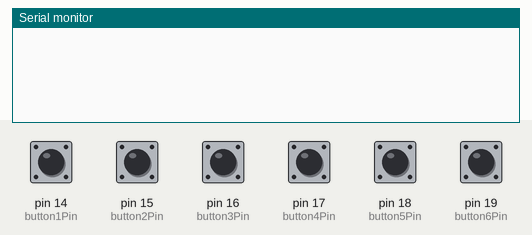
Recording of a sketch running on a simulated Arduino Uno, built with avr-gcc and run on an emulated ATmega328P. On the bench: the last lines printed to the serial monitor. Inputs (shaded band) come from the test bench; at power-on: pin 14 (button1Pin), pin 15 (button2Pin), pin 16 (button3Pin), pin 17 (button4Pin), pin 18 (button5Pin), pin 19 (button6Pin) LOW.

Above: at 1.2 s.
1.3 s: pin 14 (button1Pin) pulled HIGH for 0.15 s
At 2.6 s:
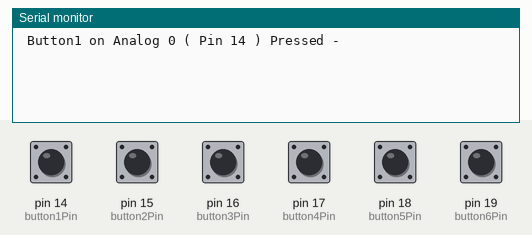
2.9 s: pin 15 (button2Pin) pulled HIGH for 0.15 s
At 4.2 s:
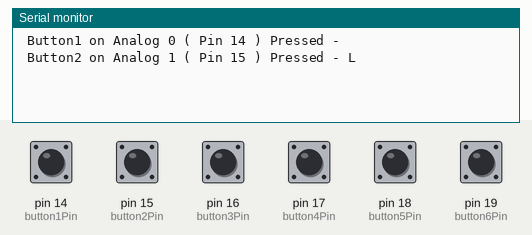
4.5 s: pin 16 (button3Pin) pulled HIGH for 0.15 s
At 5.4 s:
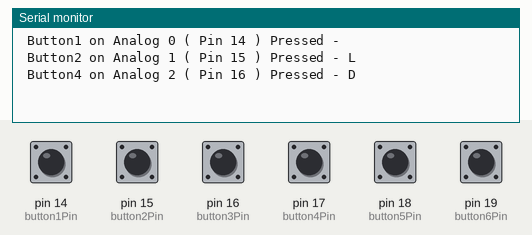
6.1 s: pin 17 (button4Pin) pulled HIGH for 0.15 s
At 6.7 s:
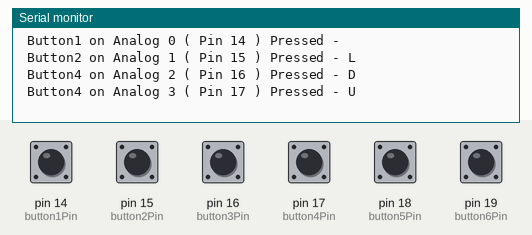
7.7 s: pin 18 (button5Pin) pulled HIGH for 0.15 s
At 9.0 s:
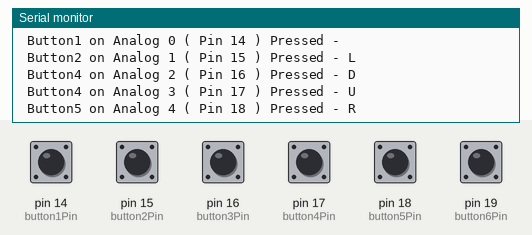
9.3 s: pin 19 (button6Pin) pulled HIGH for 0.15 s
At 10.3 s:
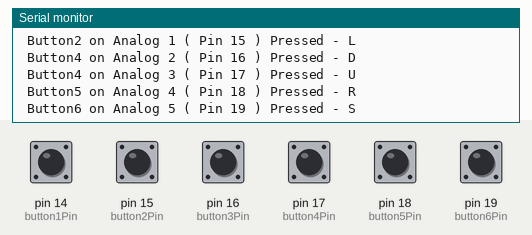

The sketch:

dpad_tester.ino
```cpp
#include <Bounce2.h>

#define DEBOUNCE 10

Bounce button1 = Bounce(); // Assigned
Bounce button2 = Bounce();
Bounce button3 = Bounce();
Bounce button4 = Bounce();
Bounce button5 = Bounce();
Bounce button6 = Bounce();

const int button1Pin = 14;     // the number of the pushbutton pin
const int button2Pin = 15;     // the number of the pushbutton pin
const int button3Pin = 16;     // the number of the pushbutton pin
const int button4Pin = 17;     // the number of the pushbutton pin
const int button5Pin = 18;     // the number of the pushbutton pin
const int button6Pin = 19;     // the number of the pushbutton pin

int button1State = 0;         // variable for reading the pushbutton status
int button2State = 0;         // variable for reading the pushbutton status
int button3State = 0;         // variable for reading the pushbutton status
int button4State = 0;         // variable for reading the pushbutton status
int button5State = 0;         // variable for reading the pushbutton status
int button6State = 0;         // variable for reading the pushbutton status


void setup() {

  Serial.begin(9600);

  // Initialize the pushbutton pins as an input:
  pinMode(button1Pin, INPUT);
  pinMode(button2Pin, INPUT);
  pinMode(button3Pin, INPUT);
  pinMode(button4Pin, INPUT);
  pinMode(button5Pin, INPUT);
  pinMode(button6Pin, INPUT);

  button1.attach(button1Pin);
  button1.interval(DEBOUNCE); // interval in ms

  button2.attach(button2Pin);
  button1.interval(DEBOUNCE); // interval in ms

  button3.attach(button3Pin);
  button3.interval(DEBOUNCE); // interval in ms

  button4.attach(button4Pin);
  button4.interval(DEBOUNCE); // interval in ms

  button5.attach(button5Pin);
  button5.interval(DEBOUNCE); // interval in ms

  button6.attach(button6Pin);
  button6.interval(DEBOUNCE); // interval in ms
}

void loop() {
  // put your main code here, to run repeatedly:

  // Update each Bounce2 object with the current status of the Button
  button1.update();
  button2.update();
  button3.update();
  button4.update();
  button5.update();
  button6.update();

  // If the button was pressed ( fell ) set the buttons
  // state to 1 ( aka HIGH )
  button1State = button1.fell();
  button2State = button2.fell();
  button3State = button3.fell();
  button4State = button4.fell();
  button5State = button5.fell();
  button6State = button6.fell();

  if ( button1State == HIGH)  Serial.println(" Button1 on Analog 0 ( Pin 14 ) Pressed -  " );
  if ( button2State == HIGH)  Serial.println(" Button2 on Analog 1 ( Pin 15 ) Pressed - L" );
  if ( button3State == HIGH)  Serial.println(" Button4 on Analog 2 ( Pin 16 ) Pressed - D" );
  if ( button4State == HIGH)  Serial.println(" Button4 on Analog 3 ( Pin 17 ) Pressed - U " );
  if ( button5State == HIGH)  Serial.println(" Button5 on Analog 4 ( Pin 18 ) Pressed - R " );
  if ( button6State == HIGH)  Serial.println(" Button6 on Analog 5 ( Pin 19 ) Pressed - S " );


}
```

Measured:
- after the input at 1.3 s, the serial monitor: prints a new line after 0.16 s (image 1)
- after the input at 2.9 s, the serial monitor: prints a new line after 0.16 s (image 2)
- after the input at 4.5 s, the serial monitor: prints a new line after 0.16 s (image 3)
- after the input at 6.1 s, the serial monitor: prints a new line after 0.16 s (image 4)
- after the input at 7.7 s, the serial monitor: prints a new line after 0.16 s (image 5)
- after the input at 9.3 s, the serial monitor: prints a new line after 0.16 s (image 6)
